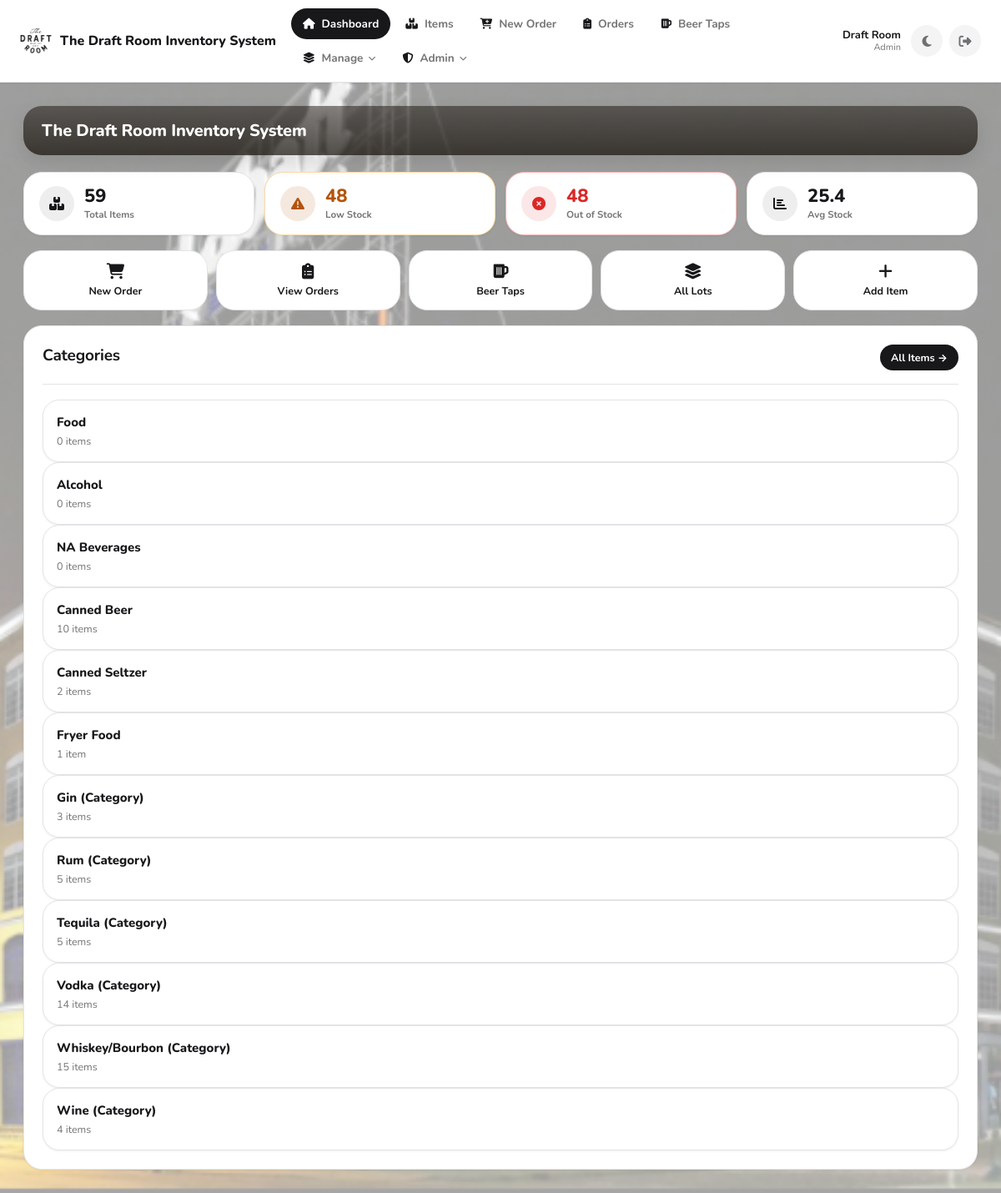
The page / (signed in) on the database its author committed.
### app.py (models this page shows, shortened)
class AppSetting(db.Model):
    __tablename__ = "app_settings"
    key = db.Column(db.String(60), primary_key=True)
    value = db.Column(db.String(400), nullable=True)

class User(db.Model):
    __tablename__ = "users"
    id = db.Column(db.Integer, primary_key=True)
    username = db.Column(db.String(80), unique=True, nullable=False)
    first_name = db.Column(db.String(80), nullable=True)
    last_name = db.Column(db.String(80), nullable=True)
    password_hash = db.Column(db.String(255), nullable=False)
    role = db.Column(db.String(20), nullable=False, default="staff")  # Backward compatibility
    role_id = db.Column(db.Integer, db.ForeignKey('roles.id'), nullable=True)  # New: reference to Role
    is_active = db.Column(db.Boolean, nullable=False, default=True)
    created_at = db.Column(db.DateTime, nullable=False, default=utcnow)
    role_obj = db.relationship('Role', backref='users')
    def display_name(self) -> str:
        full = f"{(self.first_name or '').strip()} {(self.last_name or '').strip()}".strip()
        return full if full else self.username
    def get_role_name(self):
        if self.role_obj:
            return self.role_obj.name
        return self.role

### app.py (the view)
@app.get("/")
def dashboard():
    guard = require_view_access()
    if guard:
        return guard
    counts = db.session.query(Item.category, func.count(Item.id)).group_by(Item.category).all()
    counts_map = {c: int(n) for (c, n) in counts}
    categories = [{"name": cat, "count": counts_map.get(cat, 0)} for cat in CATEGORY_ORDER]
    extras = sorted([c for c in counts_map.keys() if c not in CATEGORY_ORDER])
    for cat in extras:
        categories.append({"name": cat, "count": counts_map.get(cat, 0)})
    total_items = Item.query.count()
    low_stock_items = Item.query.filter(
        or_(
            and_(Item.par_level.isnot(None), Item.on_hand_count < Item.par_level),
            and_(Item.par_level.is_(None), Item.on_hand_count < 5),
        )
    ).count()
    items_needing_order = Item.query.filter(Item.on_hand_count == 0).count()
    average_stock = db.session.query(func.avg(Item.on_hand_count)).scalar() or 0
    order_analytics = {
        "total_items": total_items,
        "low_stock": low_stock_items,
        "out_of_stock": items_needing_order,
        "avg_stock": round(float(average_stock), 1)
    }
    return render_template("dashboard.html", categories=categories, order_analytics=order_analytics)

### app.py (called while the page is built)
@app.after_request
def add_security_headers_response(response):
    response.headers["X-Frame-Options"] = "SAMEORIGIN"
    response.headers["X-XSS-Protection"] = "1; mode=block"
    response.headers["X-Content-Type-Options"] = "nosniff"
    response.headers["Content-Security-Policy"] = (
        "default-src 'self'; "
        "script-src 'self' 'unsafe-inline' https://cdnjs.cloudflare.com; "
        "style-src 'self' 'unsafe-inline' https://cdnjs.cloudflare.com; "
        "font-src 'self' https://cdnjs.cloudflare.com; "
        "img-src 'self' data:; "
        "connect-src 'self'; "
        "frame-ancestors 'self'"
    )
    response.headers["Referrer-Policy"] = "strict-origin-when-cross-origin"
    response.headers["Permissions-Policy"] = (
        "geolocation=(), "
        "microphone=(), "
        "camera=(), "
        "payment=()"
    )
    return response

def utcnow() -> datetime:
    return datetime.now(timezone.utc)

def current_user() -> Optional["User"]:
    uid = session.get("user_id")
    if not uid:
        return None
    try:
        return User.query.get(int(uid))
    except Exception:
        return None

def current_user_role() -> str:
    if session.get("break_glass_admin") is True:
        return "admin"
    u = current_user()
    if not u:
        return ""
    return (u.role or "").lower()

def is_logged_in() -> bool:
    return (session.get("break_glass_admin") is True) or (session.get("user_id") is not None)

def can_manage_users() -> bool:
    u = current_user()
    if not u:
        return False
    if session.get("break_glass_admin") is True:
        return True
    if u.role_id:
        role = Role.query.get(u.role_id)
        if role and role.is_admin:
            return True
    if u.role == "admin":
        return True
    return False

def can_edit_inventory() -> bool:
    if session.get("break_glass_admin") is True:
        return True
    u = current_user()
    if not u:
        return False
    if u.role_id:
        role = Role.query.get(u.role_id)
        if role and role.has_permission("can_edit_items"):
            return True
    if u.role == "admin":
        return True
    return False

def require_view_access():
    if not is_logged_in():
        return redirect("/login")
    if session.get("break_glass_admin") is True:
        return None
    if not can_view_inventory():
        session.clear()
        flash("Access denied.", "error")
        return redirect("/login")
    return None

### templates/dashboard.html
{% extends "base.html" %}
{% block content %}
<div class="hero-banner">
  <div class="hero-banner-inner">
    <h1>{{ business_name }} Inventory System</h1>
  </div>
</div>
<div class="dash-stats">
  <div class="dash-stat">
    <div class="dash-stat-icon"><i class="fas fa-boxes"></i></div>
    <div>
      <div class="dash-stat-val">{{ order_analytics.total_items }}</div>
      <div class="dash-stat-lbl">Total Items</div>
    </div>
  </div>
  <a href="/order" class="dash-stat {% if order_analytics.low_stock > 0 %}dash-stat-warn{% endif %}">
    <div class="dash-stat-icon"><i class="fas fa-exclamation-triangle"></i></div>
    <div>
      <div class="dash-stat-val">{{ order_analytics.low_stock }}</div>
      <div class="dash-stat-lbl">Low Stock</div>
    </div>
  </a>
  <a href="/order" class="dash-stat {% if order_analytics.out_of_stock > 0 %}dash-stat-danger{% endif %}">
    <div class="dash-stat-icon"><i class="fas fa-times-circle"></i></div>
    <div>
      <div class="dash-stat-val">{{ order_analytics.out_of_stock }}</div>
      <div class="dash-stat-lbl">Out of Stock</div>
    </div>
  </a>
  <div class="dash-stat">
    <div class="dash-stat-icon"><i class="fas fa-chart-bar"></i></div>
    <div>
      <div class="dash-stat-val">{{ order_analytics.avg_stock }}</div>
      <div class="dash-stat-lbl">Avg Stock</div>
    </div>
  </div>
</div>
<div class="quick-actions">
  <a href="/order" class="quick-btn">
    <i class="fas fa-shopping-cart"></i>
    <span>New Order</span>
  </a>
  <a href="/orders" class="quick-btn">
    <i class="fas fa-clipboard-list"></i>
    <span>View Orders</span>
  </a>
  <a href="/beers/dashboard" class="quick-btn">
    <i class="fas fa-beer"></i>
    <span>Beer Taps</span>
  </a>
  <a href="/lots" class="quick-btn">
    <i class="fas fa-layer-group"></i>
    <span>All Lots</span>
  </a>
  {% if can_edit_inventory %}
  <a href="/items/new" class="quick-btn">
    <i class="fas fa-plus"></i>
    <span>Add Item</span>
  </a>
  {% endif %}
</div>
<section class="card">
  <div class="cardhead">
    <h2>Categories</h2>
    <a class="btn small" href="/items">All Items →</a>
  </div>
  <div class="grid3">
    {% for c in categories %}
      <a class="tile" href="/category/{{ c.name }}">
        <div class="tile-title">{{ c.name }}</div>
        <div class="tile-sub">{{ c.count }} item{{ 's' if c.count != 1 else '' }}</div>
      </a>
    {% else %}
      <p class="muted">No categories yet. <a href="/items/new">Add your first item.</a></p>
    {% endfor %}
  </div>
</section>
{% endblock %}

### templates/base.html (shortened to what this page needs)
<!DOCTYPE html>
<html lang="en">
<head>
  <link rel="stylesheet" href="/static/style.css?v={{ asset_v }}">
  <link rel="stylesheet" href="https://cdnjs.cloudflare.com/ajax/libs/font-awesome/6.4.0/css/all.min.css">
</head>
<body class="app-body">
  <header class="navbar">
    <div class="navbar-inner">
      <a href="/" class="navbar-brand">
        <img src="{{ url_for('static', filename='favicon-96x96.png') }}" alt="{{ business_name }}" class="navbar-logo">
        <span>{{ business_name }} Inventory System</span>
      </a>
      <nav class="navbar-nav">
        <a href="/" class="navlink2 {% if request.path == '/' %}active{% endif %}">
          <i class="fas fa-house"></i><span>Dashboard</span>
        </a>
        <a href="/items" class="navlink2 {% if request.path.startswith('/items') or request.path.startswith('/category') %}active{% endif %}">
          <i class="fas fa-boxes-stacked"></i><span>Items</span>
        </a>
        <a href="/order" class="navlink2 {% if request.path == '/order' %}active{% endif %}">
          <i class="fas fa-cart-plus"></i><span>New Order</span>
        </a>
        <a href="/orders" class="navlink2 {% if request.path.startswith('/orders') or (request.path.startswith('/order/') and request.path != '/order') %}active{% endif %}">
          <i class="fas fa-clipboard-list"></i><span>Orders</span>
        </a>
        <a href="/beers/dashboard" class="navlink2 {% if '/beers' in request.path %}active{% endif %}">
          <i class="fas fa-beer-mug-empty"></i><span>Beer Taps</span>
        </a>
        {% if can_edit_inventory %}
        <div class="navdd">
          <button type="button" class="navlink2 navdd-toggle {% if request.path.startswith('/suppliers') or request.path.startswith('/users') or request.path.startswith('/settings') %}active{% endif %}">
            <i class="fas fa-layer-group"></i><span>Manage</span><i class="fas fa-chevron-down navdd-caret"></i>
          </button>
        </div>
        {% endif %}
        {% if can_manage_users %}
        <div class="navdd">
          <button type="button" class="navlink2 navdd-toggle {% if request.path.startswith('/audit') or request.path.startswith('/admin/roles') %}active{% endif %}">
            <i class="fas fa-shield-halved"></i><span>Admin</span><i class="fas fa-chevron-down navdd-caret"></i>
          </button>
        </div>
        {% endif %}
      </nav>
      <div class="navbar-actions">
        {% if current_user %}
        <div class="navbar-user">
          <span class="navbar-user-name">
            {% if current_user.first_name or current_user.last_name %}
              {{ current_user.first_name }} {{ current_user.last_name }}
            {% else %}
              {{ current_user.username }}
            {% endif %}
          </span>
          <span class="navbar-user-role">{{ auth_role_name.title() if auth_role_name else 'User' }}</span>
        </div>
        {% endif %}
        <button class="theme-toggle" id="themeToggle" title="Toggle light/dark theme">
        </button>
        <a href="/logout" class="logout-btn" title="Logout">
          <i class="fas fa-sign-out-alt"></i>
        </a>
      </div>
    </div>
  </header>
  <main class="main-content">
    <div class="page-content">
      {% block content %}{% endblock %}
    </div>
  </main>
</body>
</html>

### rows shown on the page
AppSetting: value "The Draft Room"
User: first_name "Draft", last_name "Room", role "Admin"

### other values the page prints
{{ order_analytics.total_items }} "59"
{{ order_analytics.low_stock }} "48"
{{ order_analytics.out_of_stock }} "48"
{{ order_analytics.avg_stock }} "25.4"
{{ c.name }} "Food" "Alcohol" "NA Beverages" "Canned Beer" "Canned Seltzer" "Fryer Food" "Gin (Category)" "Rum (Category)" "Tequila (Category)" "Vodka (Category)" "Whiskey/Bourbon (Category)" "Wine (Category)"
{{ c.count }} "0" "0" "0" "10" "2" "1" "3" "5" "5" "14" "15" "4"
{{ 's' if c.count != 1 else '' }} "s" "s" "s" "s" "s" "s" "s" "s" "s" "s" "s"
